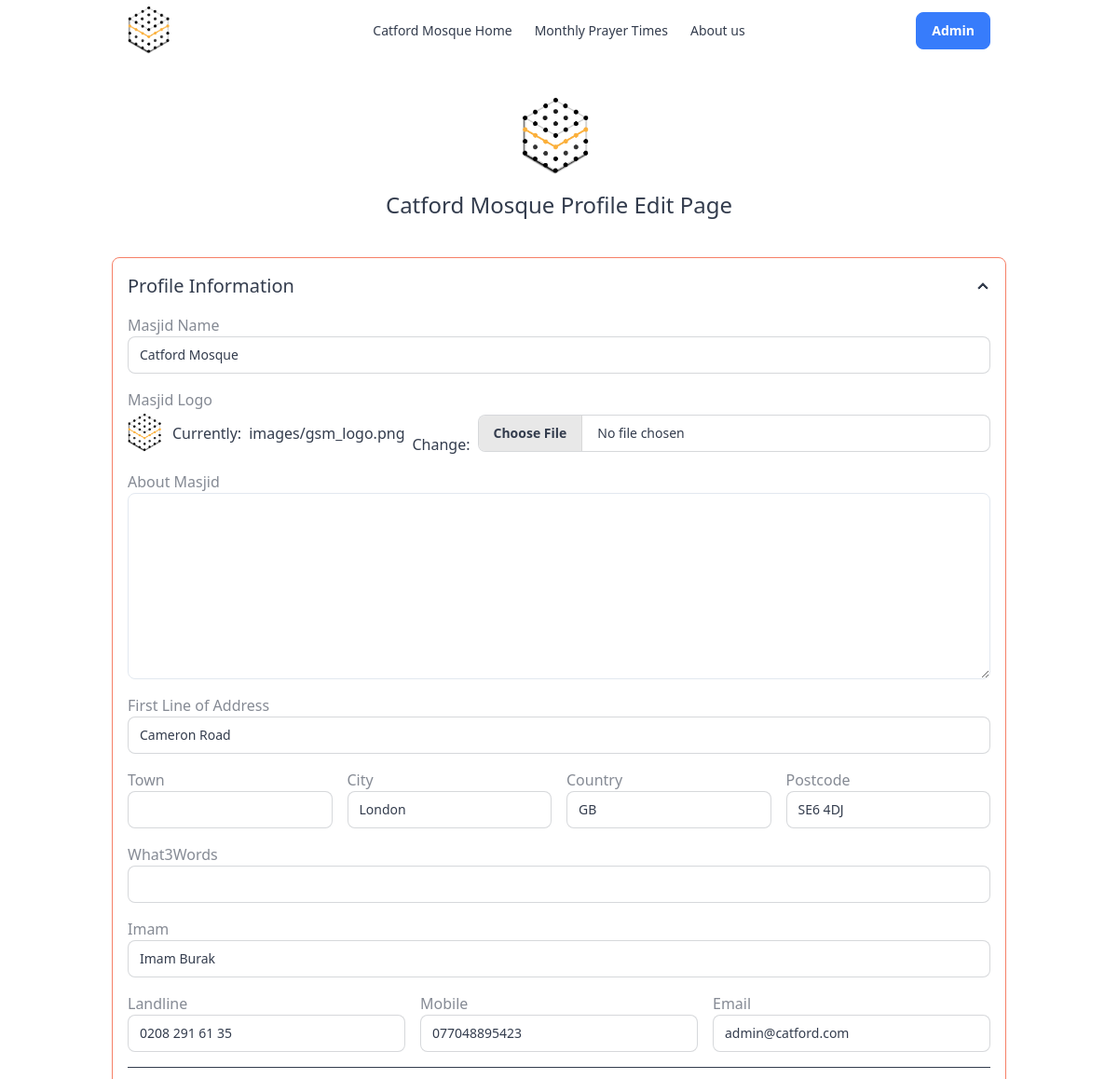
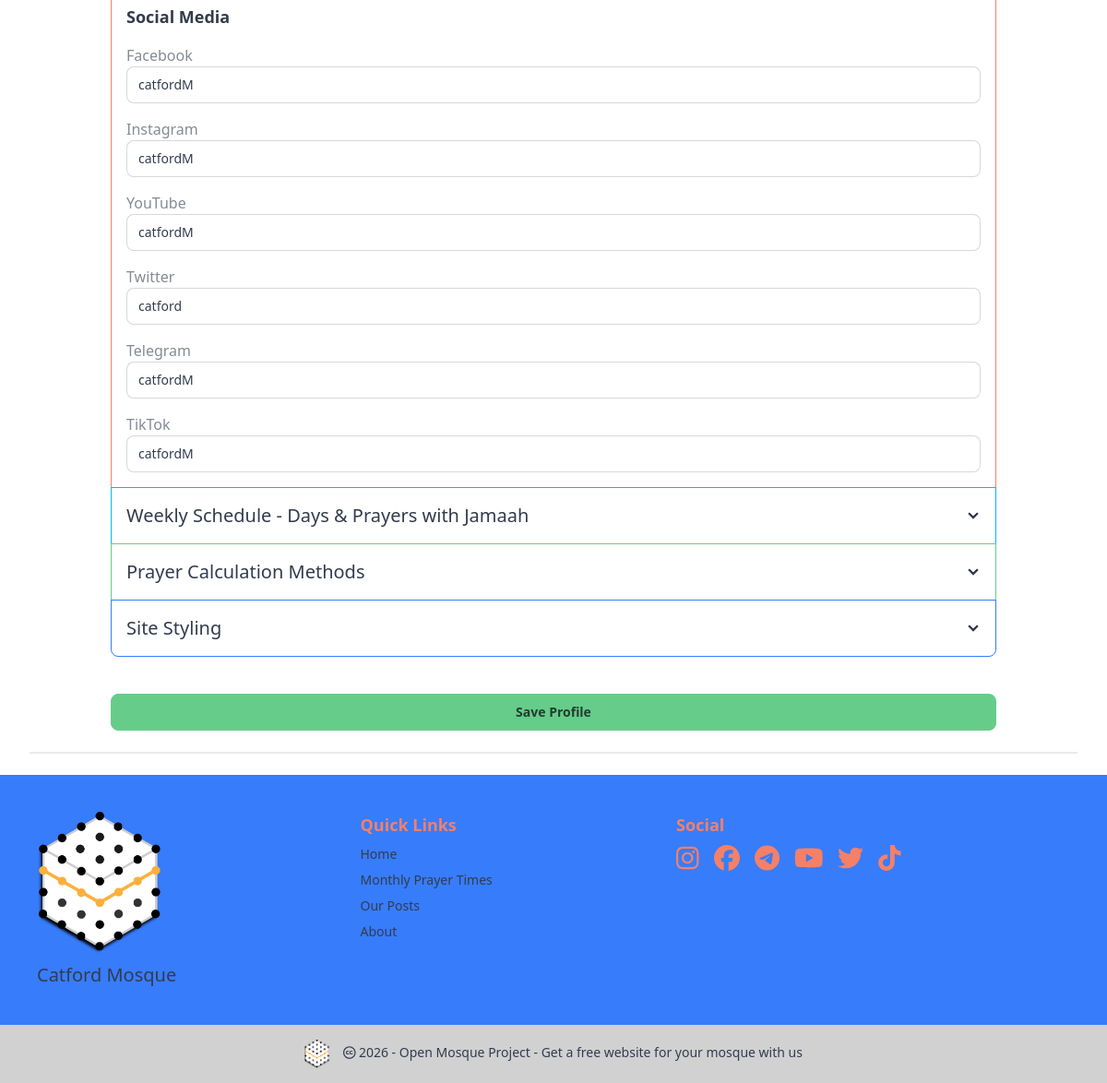
The app's page /edit_profile/ (signed in), older data (2 pictures, top to bottom).
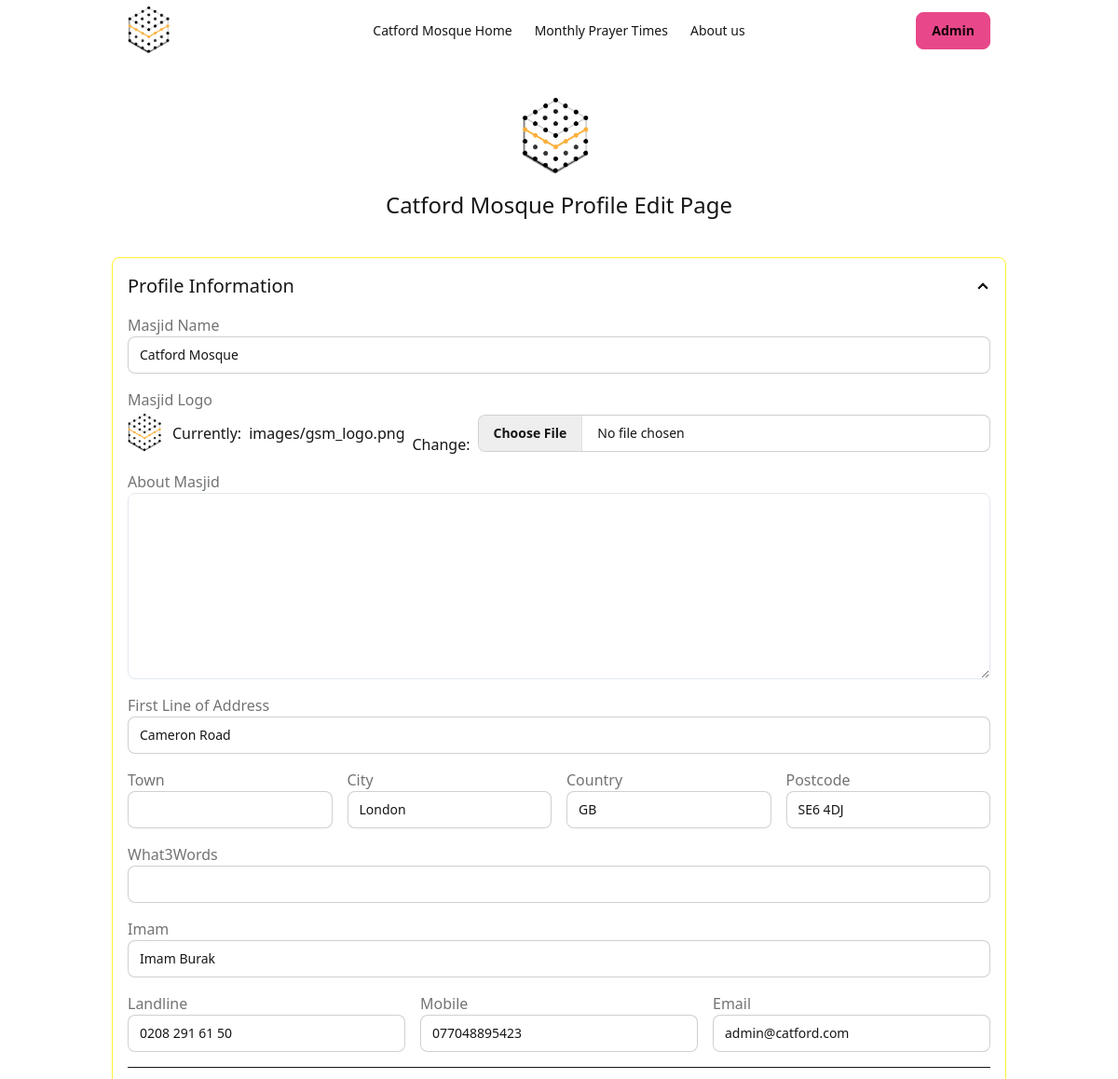
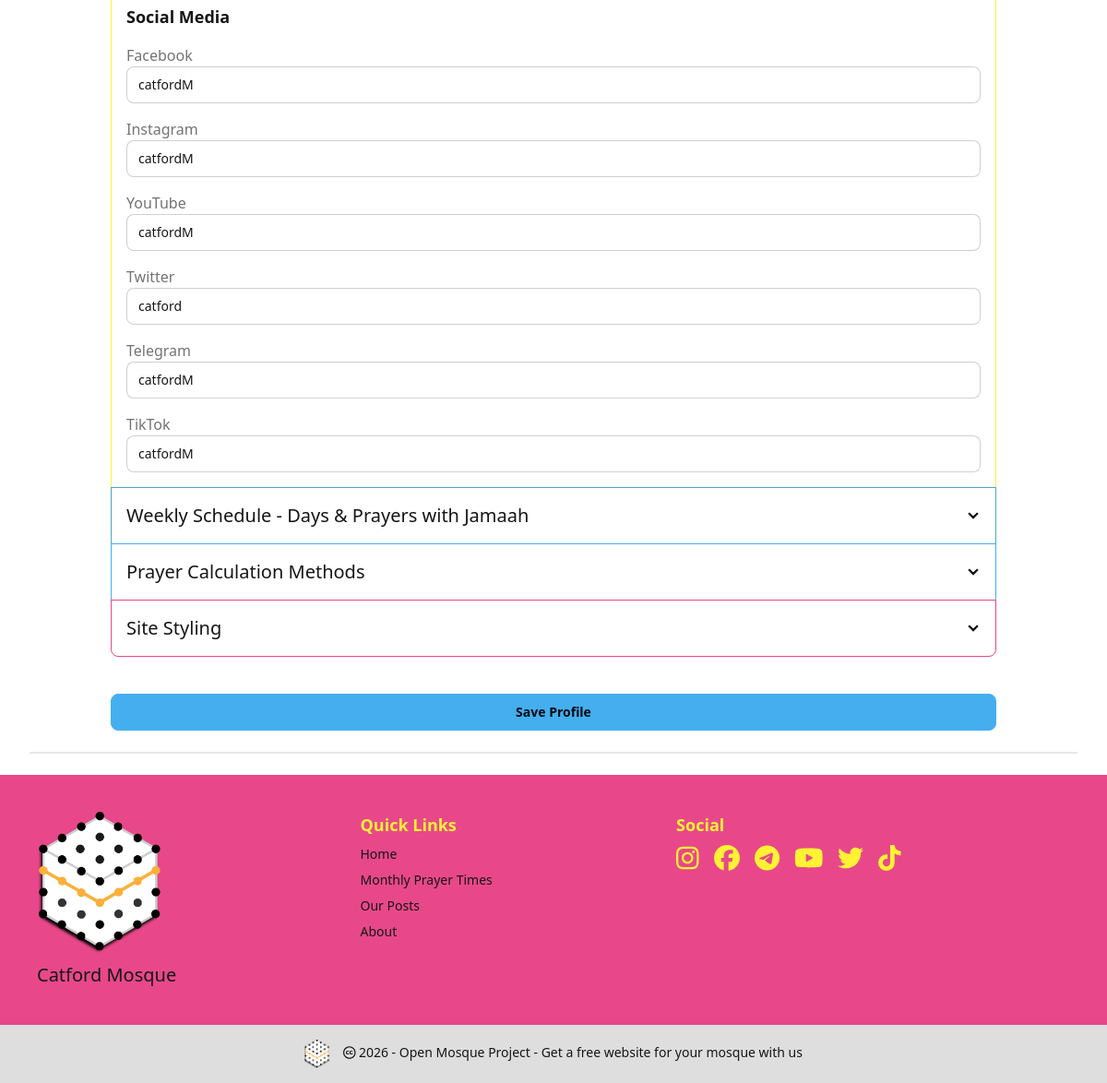
The same page, newer data (2 pictures, top to bottom).
### masjidConfig/models.py (models this page shows, shortened)
class CentreProfile(SingletonModel):
    maintenance_mode = models.BooleanField(default=False)
    masjid_Name = models.CharField(trans("Name of mosque"), max_length=255, default='Open Mosque Project')
    masjid_Logo = models.ImageField(upload_to='images/', default='images/gsm_logo.png')
    masjid_Photo = models.ImageField(upload_to='images/', blank=True)
    established = models.DateField(blank=True, null=True)
    about = models.TextField(max_length=2000, blank=True)
    address1 = models.CharField(max_length=255, blank=True)
    town = models.CharField(max_length=255, blank=True)
    city = models.CharField(max_length=255, default='London')
    country = models.CharField(max_length=255, default='GB')
    postcode = models.CharField(max_length=10, blank=True)
    method = models.IntegerField(choices=PRAYER_CALC_CHOICES, default=3)
    shafaq = models.CharField(max_length=10, choices=SHAFAQ_CHOICES, default=GEN)
    school = models.IntegerField(choices=SCHOOL_CHOICES, default=SHAFI)
    latitude = models.DecimalField(max_digits=9, decimal_places=6, default=51.443909)
    longitude = models.DecimalField(max_digits=9, decimal_places=6, default=0.219730)
    weekly_schedule = models.JSONField(default=get_default_schedule, help_text="Schedule of operating days and prayers with jamaah times")
    fajr_jamaah_minutes = models.CharField(max_length=255, choices=FAJR_JAMAAH, blank=True)
    dhuhr_jamaah_minutes = models.CharField(max_length=255, choices=DHUHR_JAMAAH, blank=True)
    asr_jamaah_minutes = models.CharField(max_length=255, choices=ASR_JAMAAH, blank=True)
    maghrib_jamaah_minutes = models.CharField(max_length=255, choices=MAGHRIB_JAMAAH, blank=True)
    isha_jamaah_minutes = models.CharField(max_length=255, choices=ISHA_JAMAAH, blank=True)
    theme_choice = models.CharField(max_length=255, choices=COLOR_CHOICES, default='light')
    facebook = models.CharField(max_length=255, blank=True)
    instagram = models.CharField(max_length=255, blank=True)
    youtube = models.CharField(max_length=255, blank=True)
    telegram = models.CharField(max_length=255, blank=True)
    twitter = models.CharField(max_length=255, blank=True)
    tiktok = models.CharField(max_length=255, blank=True)
    imam = models.CharField(max_length=255, blank=True)
    landline = models.CharField(max_length=255, blank=True)
    mobile = models.CharField(max_length=255, blank=True)
    email = models.CharField(max_length=255, blank=True)
    what3words = models.CharField(max_length=255, blank=True)
    class Meta:
        verbose_name = trans("Site Configuration")
    """
    Adjustments we have not currently added

    Tune - "tune" (string) -
    Comma Separated String of integers to offset timings returned by the API in minutes. Example: 5,3,5,7,9,7. See https://aladhan.com/calculation-methods

    "midnightMode" (number) -
    0 for Standard (Mid Sunset to Sunrise), 1 for Jafari (Mid Sunset to Fajr). If you leave this empty, it defaults to Standard.

    "timezonestring" (string) -
    A valid timezone name as specified on http://php.net/manual/en/timezones.php . Example: Europe/London. If you do not specify this, we'll calcuate it using the co-ordinates you provide.

    "latitudeAdjustmentMethod" (number) -
    Method for adjusting times higher latitudes - for instance, if you are checking timings in the UK or Sweden.
    1 - Middle of the Night
    2 - One Seventh
    3 - Angle Based

    "adjustment" (number) -
    Number of days to adjust hijri date(s). Example: 1 or 2 or -1 or -2
    """

### masjidConfig/views.py (the view)
# urls.py: path('edit_profile/', views.edit_profile, name='edit_profile'),
@login_required
def edit_profile(request):
    masjid = CentreProfile.load()
    if request.method == 'POST':
        user_form = MasjidEditForm(request.POST, request.FILES, instance=masjid)
        if user_form.is_valid():
            user_form.save()
            return HttpResponseRedirect(reverse('masjidConfig:edit_profile'))
    else:
        masjid.refresh_from_db()
        user_form = MasjidEditForm(instance=masjid)
    context = {
        'form':user_form,
        'masjid':masjid,
        }
    return render(request, 'masjidConfig/edit_profile.html', context)

### masjidConfig/templates/masjidConfig/edit_profile.html (shortened to what the changed rows need)
{% extends 'base.html' %}
{% load static %}
{% load widget_tweaks %}
{% block css %}
  <link href="https://cdn.quilljs.com/1.3.6/quill.snow.css" rel="stylesheet">
{% endblock %}
{% block content %}
<div class="px-4 py-5 my-5 text-center">
  <img class="d-block mx-auto mb-4" src="{{masjid.masjid_Logo.url}}" alt="" width="80" height="80">
  <h1 class="text-2xl">{{masjid.masjid_Name|title}} Profile Edit Page</h1>
</div>
<div class="container">
  <form method="post" enctype="multipart/form-data" class="space-y-4">
    <div class="join join-vertical w-full">
        <div class="collapse collapse-arrow join-item border border-accent">
            <div class="collapse-title text-xl font-medium">
                Profile Information
            </div>
            <div class="collapse-content">
                <div class="space-y-4">
                    <div class="form-control">
                        <label class="label">
                            <span class="label-text">Masjid Name</span>
                        </label>
                        {{ form.masjid_Name|add_class:"input input-bordered w-full" }}
                    </div>
                    <div class="form-control">
                        <label class="label">
                            <span class="label-text">Masjid Logo</span>
                        </label>
                        <div class="flex items-center gap-2">
                            {% if masjid.masjid_Logo %}
                                <img src="{{ masjid.masjid_Logo.url }}" width="40px" alt="Masjid Logo">
                            {% endif %}
                            {{ form.masjid_Logo|add_class:"file-input file-input-bordered w-full" }}
                        </div>
                    </div>
                    <div class="form-control">
                        <label class="label">
                            <span class="label-text">About Masjid</span>
                        </label>
                        <div id="editor" class="quill-editor">{{ form.about.value|safe }}</div>
                    </div>
                    <div class="form-control">
                        <label class="label">
                            <span class="label-text">First Line of Address</span>
                        </label>
                        {{ form.address1|add_class:"input input-bordered w-full" }}
                    </div>
                    <div class="grid grid-cols-2 md:grid-cols-4 gap-4">
                        <div class="form-control">
                            <label class="label">
                                <span class="label-text">Town</span>
                            </label>
                            {{ form.town|add_class:"input input-bordered w-full" }}
                        </div>
                        <div class="form-control">
                            <label class="label">
                                <span class="label-text">City</span>
                            </label>
                            {{ form.city|add_class:"input input-bordered w-full" }}
                        </div>
                        <div class="form-control">
                            <label class="label">
                                <span class="label-text">Country</span>
                            </label>
                            {{ form.country|add_class:"input input-bordered w-full" }}
                        </div>
                        <div class="form-control">
                            <label class="label">
                                <span class="label-text">Postcode</span>
                            </label>
                            {{ form.postcode|add_class:"input input-bordered w-full" }}
                        </div>
                    </div>
                    <div class="form-control">
                        <label class="label">
                            <span class="label-text">What3Words</span>
                        </label>
                        {{ form.what3words|add_class:"input input-bordered w-full" }}
                    </div>
                    <div class="form-control">
                        <label class="label">
                            <span class="label-text">Imam</span>
                        </label>
                        {{ form.imam|add_class:"input input-bordered w-full" }}
                    </div>
                    <div class="grid grid-cols-1 md:grid-cols-3 gap-4">
                        <div class="form-control">
                            <label class="label">
                                <span class="label-text">Landline</span>
                            </label>
                            {{ form.landline|add_class:"input input-bordered w-full" }}
                        </div>
                        <div class="form-control">
                            <label class="label">
                                <span class="label-text">Mobile</span>
                            </label>
                            {{ form.mobile|add_class:"input input-bordered w-full" }}
                        </div>
                        <div class="form-control">
                            <label class="label">
                                <span class="label-text">Email</span>
                            </label>
                            {{ form.email|add_class:"input input-bordered w-full" }}
                        </div>
                    </div>
                    <hr class="my-4">
                    <h2 class="text-lg font-semibold">Social Media</h2>
                    <div class="space-y-4">
                        <div class="form-control">
                            <label class="label">
                                <span class="label-text">Facebook</span>
                            </label>
                            {{ form.facebook|add_class:"input input-bordered w-full" }}
                        </div>
                        <div class="form-control">
                            <label class="label">
                                <span class="label-text">Instagram</span>
                            </label>
                            {{ form.instagram|add_class:"input input-bordered w-full" }}
                        </div>
                        <div class="form-control">
                            <label class="label">
                                <span class="label-text">YouTube</span>
                            </label>
                            {{ form.youtube|add_class:"input input-bordered w-full" }}
                        </div>
                        <div class="form-control">
                            <label class="label">
                                <span class="label-text">Twitter</span>
                            </label>
                            {{ form.twitter|add_class:"input input-bordered w-full" }}
                        </div>
                        <div class="form-control">
                            <label class="label">
                                <span class="label-text">Telegram</span>
                            </label>
                            {{ form.telegram|add_class:"input input-bordered w-full" }}
                        </div>
                        <div class="form-control">
                            <label class="label">
                                <span class="label-text">TikTok</span>
                            </label>
                            {{ form.tiktok|add_class:"input input-bordered w-full" }}
                        </div>
                    </div>
                </div>
            </div>
        </div>
        <div class="collapse collapse-arrow join-item border border-info">
            <div class="collapse-title text-xl font-medium">
                Weekly Schedule - Days & Prayers with Jamaah
            </div>
        </div>
        <div class="collapse collapse-arrow join-item border border-primary">
            <div class="collapse-title text-xl font-medium">
                Prayer Calculation Methods
            </div>
        </div>
        <div class="collapse collapse-arrow join-item border border-secondary">
            <div class="collapse-title text-xl font-medium">
                Site Styling
            </div>
        </div>
    </div>
    <div class="mt-6">
        <input type="submit" value="Save Profile" class="btn btn-primary w-full">
    </div>
</form>
</div>
{% endblock %}

### templates/base.html (shortened to what this page needs)
{% load static %}
{% load masjid_tags %}
{% get_masjid as masjid_base %}
<html
  {% if masjid_base.theme_choice %}
    data-theme="{{ masjid_base.theme_choice }}"
  {% else %}
    data-theme="light"
  {% endif %}>
    <head>
      <link href="https://cdn.jsdelivr.net/npm/daisyui@5.0.0-beta.8/daisyui.css" rel="stylesheet" type="text/css" />
      <link href="https://cdn.jsdelivr.net/npm/daisyui@5.0.0-beta.8/themes.css" rel="stylesheet" type="text/css" />
      <script src="https://cdn.jsdelivr.net/npm/@tailwindcss/browser@4"></script>
      {% block css %}{% endblock css %}
      <link rel="stylesheet" href="{% static 'css/style.css' %}">
    </head>
    <body class="{% block bodyclass %}{% endblock bodyclass %}" hx-headers='{"X-CSRFToken": "{{ csrf_token }}"}'>
        <div class="navbar bg-base-100 container mx-auto px-0 md:px-4 lg:px-8">
          <div class="navbar-start">
            <a class="btn btn-ghost text-xl" href="{% url 'posts:home' %}">
              <img src="{{masjid_base.masjid_Logo.url}}" alt="" width="50" height="50">
            </a>
          </div>
          <div class="navbar-center hidden lg:flex">
            <ul class="menu menu-horizontal px-1">
              {% include 'nav_bar_links.html' %}
            </ul>
          </div>
          <div class="navbar-end">
            {% if user.is_authenticated %}
            <div class="dropdown dropdown-end">
              <div tabindex="0" role="button" class="btn btn-ghost">
                <button type="button" class="btn btn-secondary" >Admin</button>
              </div>
          </div>
          {% else %}
            <form class="d-flex">
              <a href="{% url 'login' %}" class="btn btn-primary">Login</a>
            </form>
          {% endif %}
          </div>
        </div>
          <div class="container mx-auto px-0 md:px-4 lg:px-8">{% block content %} {% endblock content %}</div>
          <div class="divider px-8"></div>
          <div class="bg-base-300">
            {% include 'footer.html' %}
          </div>
    </body>
</html>

### templates/nav_bar_links.html
<li class="">
    <a class="" href="{% url 'posts:home' %}">{{masjid_base.masjid_Name}} Home</a>
</li>
<li class="">
    <a class="" href="{% url 'posts:month_view'%}">Monthly Prayer Times</a>
</li>
<li class="">
    <a class="" href="{% url 'masjidConfig:about' %}">About us</a>
</li>

### templates/footer.html (shortened to what this page needs)
{% load static %}
<footer class="footer sm:footer-horizontal bg-secondary p-10">
  <aside>
  <img src="{{masjid_base.masjid_Logo.url}}" alt="mosque logo" width="150">
    <p>
      <span class="text-xl">{{ masjid_base.masjid_Name }}</span>
      <br />
    </p>
  </aside>
  <nav>
    <h6 class="text-lg font-bold text-accent">Quick Links</h6>
    <a href="{% url 'posts:home' %}" class="link link-hover">Home</a>
    <a href="{% url 'posts:month_view'%}" class="link link-hover">Monthly Prayer Times</a>
    <a href="{% url 'posts:post_list'%}" class="link link-hover">Our Posts</a>
    <a href="{% url 'masjidConfig:about' %}" class="link link-hover">About</a>
  </nav>
  <nav>
    <h6 class="text-lg font-bold text-accent text-accent">Social</h6>
    <div class="grid grid-flow-col gap-4">
      {% include 'social_media_icons.html' %}
    </div>
  </nav>
</footer>
<footer class="footer sm:footer-horizontal footer-center bg-base-300 text-base-content p-4">
  <aside>
    <p>
      <a href="https://openmosqueproject.com/" class="mb-3 me-2 mb-md-0 text-muted text-decoration-none lh-1">
        <img class="inline-block" src="{% static 'images/gsm_logo.png' %}" alt="" width="30" height="30">
      </a>
      <i class="fa-brands fa-creative-commons"></i>
      {% now "Y" %} - Open Mosque Project - <a href="https://openmosqueproject.com/">Get a free website for your mosque with us</a>
    </p>
  </aside>
</footer>

Row changes from the older to the newer data that the page shows:
changed CentreProfile "Catford Mosque": theme_choice "emerald" → "cmyk" (drawn); landline "0208 291 61 35" → "0208 291 61 50"
